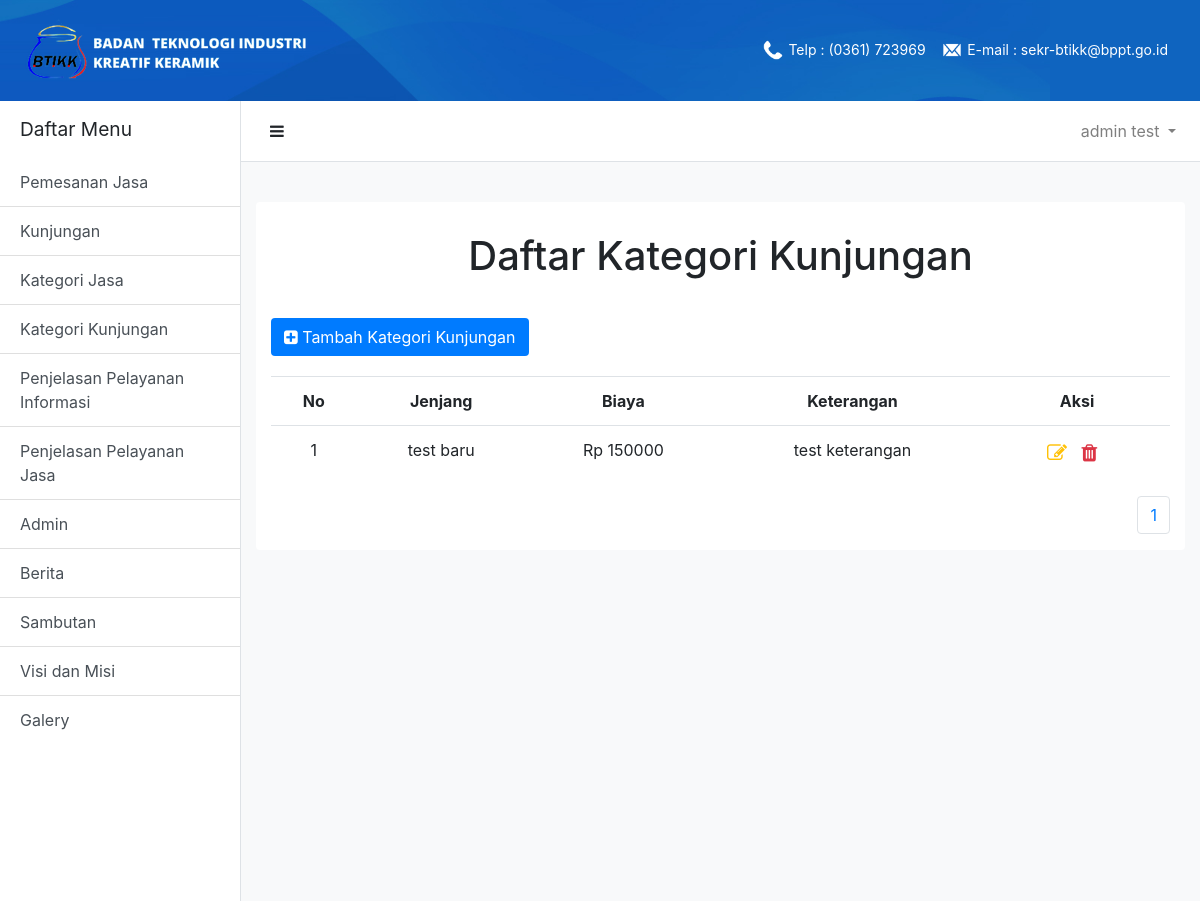
The page /adminContent/kategoriKunjungan.php (signed in) on the database its author committed.
### tables this page shows
CREATE TABLE `user` (
  `id` int(11) NOT NULL,
  `name` varchar(255) NOT NULL,
  `email` varchar(255) NOT NULL,
  `password` varchar(255) NOT NULL,
  `username` varchar(255) NOT NULL,
  `jenis_kelamin` varchar(255) NOT NULL,
  `telp` varchar(255) NOT NULL,
  `alamat` varchar(255) NOT NULL
);

CREATE TABLE `tb_kategorikunjungan` (
  `id_kategori` int(11) NOT NULL,
  `jenjang` varchar(255) NOT NULL,
  `biaya` float NOT NULL,
  `ket` varchar(255) NOT NULL
);

### adminContent/kategoriKunjungan.php (the view, shortened to what this page needs)
<?php
    include("../dashboardUser.php");
?>
    <div class="card-title text-center" id="user-content-title">
        <h1>Daftar Kategori Kunjungan</h1>
    </div>
    <div class='card-content'>
        <div class="container">
            <button class='btn bg-primary text-white' id='btn-add-content' onclick="window.location = './inputKategoriKunjungan.php';">
                    <i class="fa fa-plus-square"></i>
                    <span> Tambah Kategori Kunjungan</span>
            </button>
            <table class='table'>
                <tr class='text-center'>
                    <th>No</th>
                    <th>Jenjang</th>
                    <th>Biaya</th>
                    <th>Keterangan</th>
                    <th>Aksi</th>
                </tr>
<?php
    $batas   = 5;
    if(!isset($_GET['halaman'])){
        $posisi  = 0;
    }else{
        $posisi  = ($_GET['halaman']-1) * $batas;
    }
    $no = $posisi+1;
    $tampil = mysqli_query($conn,"SELECT * FROM tb_kategoriKunjungan order by id_kategori asc limit $posisi,$batas");
    $num = mysqli_num_rows($tampil);
    if($num==0)
    {
      echo "
            <tr>
              <td class='text-center' colspan='5'>
                Data Kosong
              </td>
            </tr>";
    }else
    {
      while($array=mysqli_fetch_array($tampil))
      {
        echo "
                <tr>
                    <td class='text-center'>".$no."</td>
                    <td class='text-center'>".$array['jenjang']."</td>
                    <td class='text-center'>Rp ".$array['biaya']."</td>
                    <td class='text-center'>".$array['ket']."</td>
                    <td class='text-center' id='table-action'>
                        <a class='text-warning icon-action' href='./editKategoriKunjungan.php?id=".$array['id_kategori']."'><i class='fa fa-edit'></i></a>
                        <a class='text-danger icon-action' href='../proses/deleteKategoriKunjungan.php?id=".$array['id_kategori']."'><i class='fa fa-trash'></i></a>
                    </td>
                </tr>
          ";
        $no++;
      }
    }
?>
                    </table>
                    <div class='d-flex justify-content-end'>
                        <div class="text-center">
                            <ul class="pagination">
                                <?php
                                    $tampil = mysqli_query ($conn,"SELECT * FROM tb_kategoriKunjungan");
                                    $num = mysqli_num_rows($tampil);
                                    $jmlhalaman = ceil($num/$batas);
                                    for($i=1;$i<=$jmlhalaman;$i++) {
                                            echo "<li class='page-item'><a class='page-link' href='kategoriJasa.php?halaman=$i'>$i</a></li>";
                                    }
                                ?>
                    </div>
            </div>
        </div>
    </div>
    </div>
</div>

### dashboardUser.php (shortened to what this page needs)
<?php
    include("../db.php");
?>
<!DOCTYPE html>
<html lang="en">
<head>
    <link rel="stylesheet" href="../css/navbar.css">
    <link rel="stylesheet" href="../css/footer.css">
    <link rel="stylesheet" href="../css/sidebar.css">
    <link rel="stylesheet" href="../css/contentUser.css">
    <link rel="stylesheet" href="https://stackpath.bootstrapcdn.com/bootstrap/4.4.1/css/bootstrap.min.css">
    <link rel="stylesheet" href="https://stackpath.bootstrapcdn.com/font-awesome/4.7.0/css/font-awesome.min.css">
</head>
<body>
    <nav class="navbar navbar-expand-lg navbar-dark justify-content-between" id='navbar'>
        <a class="navbar-brand" href="#">
            <img src="../gambar/rsz_2logo.png" alt="logo">
        </a>
        <ul class="navbar-nav">
            <li class="nav-item">
                <p class="navbar-brand">
                    <img src="../gambar/phone.png" class="d-inline-block align-top" alt="">
                    <span>Telp : (0361) 723969</span>
                </p>
            </li>
            <li class="nav-item">
                <p class="navbar-brand">
                    <img src="../gambar/email.png" class="d-inline-block align-top" alt="">
                    <span>E-mail : sekr-btikk@bppt.go.id</span>
                </p>
            </li>
        </ul>
    </nav>
<div class="d-flex bg-light" id="wrapper">
<div class="bg-white border-right" id="sidebar-wrapper">
  <div class="sidebar-heading text-black">Daftar Menu</div>
  <div class="list-group list-group-flush">
    <a href="./pemesananJasa.php" class="list-group-item list-group-item-action bg-white text-black ">Pemesanan Jasa</a>
    <a href="./kunjungan.php" class="list-group-item list-group-item-action bg-white text-black ">Kunjungan</a>
    <a href="./kategoriJasa.php" class="list-group-item list-group-item-action bg-white text-black ">Kategori Jasa</a>
    <a href="./kategoriKunjungan.php" class="list-group-item list-group-item-action bg-white text-black ">Kategori Kunjungan</a>
    <a href="./penjelasanPelayananInformasi.php" class="list-group-item list-group-item-action bg-white text-black ">Penjelasan Pelayanan Informasi</a>
    <a href="./penjelasanPelayananJasa.php" class="list-group-item list-group-item-action bg-white text-black ">Penjelasan Pelayanan Jasa</a>
    <a href="./admin.php" class="list-group-item list-group-item-action bg-white text-black ">Admin</a>
    <a href="./berita.php" class="list-group-item list-group-item-action bg-white text-black ">Berita</a>
    <a href="./sambutan.php" class="list-group-item list-group-item-action bg-white text-black ">Sambutan</a>
    <a href="./visiMisi.php" class="list-group-item list-group-item-action bg-white text-black ">Visi dan Misi</a>
    <a href="./galery.php" class="list-group-item list-group-item-action bg-white text-black ">Galery</a>
  </div>
</div>
<div id="page-content-wrapper">
  <nav class="navbar navbar-expand-lg navbar-light bg-white border-bottom sticky-top" id='navbar-2'>
    <button class="btn text-black" id="menu-toggle"><i class="fa fa-bars"></i></button>
    <div class="collapse navbar-collapse" id="navbarSupportedContent">
      <ul class="navbar-nav ml-auto mt-2 mt-lg-0">
        <li class="nav-item dropdown">
        <?php
           $id = $_SESSION['user'];
           $sql = mysqli_query($conn,"SELECT name FROM user where id = $id");
           $admin = mysqli_fetch_assoc($sql);
           echo "
          <a class='nav-link dropdown-toggle' href='#' id='navbarDropdown' role='button' data-toggle='dropdown' aria-haspopup='true' aria-expanded='false'>
            ".$admin['name']."
          </a>
          <div class='dropdown-menu dropdown-menu-right' aria-labelledby='navbarDropdown'>
            <a class='dropdown-item' href='./editPassword.php?id=".$id."'>Ubah Password</a>
            <div class='dropdown-divider'></div>
            <a class='dropdown-item' href='../proses/logout.php'>Keluar</a>
          </div>";
          ?>
        </li>
      </ul>
    </div>
  </nav>
  <div class="container-fluid">
    <div class="card" id="user-content-wrapper">

### css/navbar.css (style rules this page uses)
#navbar, .navbar .navbar-default { background-image: url("../gambar/bg_top.jpg"); background-repeat: no-repeat; background-size: 100% 100%; }
.navbar .nav-item .navbar-brand { margin-top : 10px }
.navbar .nav-item .navbar-brand img { margin-top : 7.5px; width : 20px; height : 20px; }
.navbar .nav-item .navbar-brand span { font-size: 14px; }
#navbar-2 { padding-top: 10px; padding-bottom: 10px; margin-bottom: 40px; background-color: #110073; }

### css/sidebar.css (style rules this page uses)
#wrapper { overflow-x: hidden; }
#sidebar-wrapper { min-height: 100vh; margin-left: -15rem; -webkit-transition: margin .25s ease-out; -moz-transition: margin .25s ease-out; -o-transition: margin .25s ease-out; transition: margin .25s ease-out; }
#sidebar-wrapper .sidebar-heading { padding: 0.875rem 1.25rem; font-size: 1.2rem; }
#sidebar-wrapper .list-group { width: 15rem; }
#page-content-wrapper { min-width: 100vw; }
@media (min-width: 768px) { #sidebar-wrapper { margin-left: 0; } }
@media (min-width: 768px) { #page-content-wrapper { min-width: 0; width: 100%; } }

### css/contentUser.css (style rules this page uses)
#user-content-wrapper { border: none; }
#user-content-wrapper #btn-add-content { margin-bottom: 20px; }
#user-content-wrapper #user-content-title { margin-top: 30px; margin-bottom: 30px; }
#user-content-wrapper .icon-action { margin-right: 10px; font-size: 20px; }
#user-content-wrapper #table-action { min-width: 100px; }

### rows shown on the page
user: name "admin test"
tb_kategorikunjungan: jenjang "test baru", biaya "150000", ket "test keterangan"
